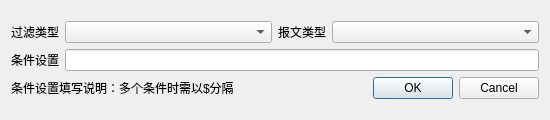
<?xml version="1.0" encoding="UTF-8"?>
<ui version="4.0">
 <class>dlgPktFilterCondition</class>
 <widget class="QDialog" name="dlgPktFilterCondition">
  <property name="geometry">
   <rect>
    <x>0</x>
    <y>0</y>
    <width>550</width>
    <height>120</height>
   </rect>
  </property>
  <property name="windowTitle">
   <string>报文过滤设置</string>
  </property>
  <layout class="QGridLayout" name="gridLayout_4">
   <item row="0" column="0">
    <layout class="QGridLayout" name="gridLayout_3">
     <item row="0" column="0" colspan="2">
      <layout class="QGridLayout" name="gridLayout_2">
       <item row="0" column="0">
        <widget class="QLabel" name="label">
         <property name="sizePolicy">
          <sizepolicy hsizetype="Preferred" vsizetype="Preferred">
           <horstretch>0</horstretch>
           <verstretch>0</verstretch>
          </sizepolicy>
         </property>
         <property name="text">
          <string>过滤类型</string>
         </property>
        </widget>
       </item>
       <item row="0" column="1">
        <widget class="QComboBox" name="comboBox">
         <property name="sizePolicy">
          <sizepolicy hsizetype="Expanding" vsizetype="Fixed">
           <horstretch>0</horstretch>
           <verstretch>0</verstretch>
          </sizepolicy>
         </property>
        </widget>
       </item>
       <item row="0" column="2">
        <widget class="QLabel" name="label_2">
         <property name="sizePolicy">
          <sizepolicy hsizetype="Preferred" vsizetype="Preferred">
           <horstretch>0</horstretch>
           <verstretch>0</verstretch>
          </sizepolicy>
         </property>
         <property name="text">
          <string>报文类型</string>
         </property>
        </widget>
       </item>
       <item row="0" column="3">
        <widget class="QComboBox" name="comboBox_2">
         <property name="sizePolicy">
          <sizepolicy hsizetype="Expanding" vsizetype="Fixed">
           <horstretch>0</horstretch>
           <verstretch>0</verstretch>
          </sizepolicy>
         </property>
        </widget>
       </item>
      </layout>
     </item>
     <item row="1" column="0" colspan="2">
      <layout class="QGridLayout" name="gridLayout">
       <item row="0" column="0">
        <widget class="QLabel" name="label_3">
         <property name="text">
          <string>条件设置</string>
         </property>
        </widget>
       </item>
       <item row="0" column="1">
        <widget class="QLineEdit" name="lineEdit"/>
       </item>
      </layout>
     </item>
     <item row="2" column="0">
      <widget class="QLabel" name="label_4">
       <property name="text">
        <string>条件设置填写说明：多个条件时需以$分隔</string>
       </property>
      </widget>
     </item>
     <item row="2" column="1">
      <widget class="QDialogButtonBox" name="buttonBox">
       <property name="orientation">
        <enum>Qt::Horizontal</enum>
       </property>
       <property name="standardButtons">
        <set>QDialogButtonBox::Cancel|QDialogButtonBox::Ok</set>
       </property>
      </widget>
     </item>
    </layout>
   </item>
  </layout>
 </widget>
 <resources/>
 <connections>
  <connection>
   <sender>buttonBox</sender>
   <signal>accepted()</signal>
   <receiver>dlgPktFilterCondition</receiver>
   <slot>accept()</slot>
   <hints>
    <hint type="sourcelabel">
     <x>248</x>
     <y>254</y>
    </hint>
    <hint type="destinationlabel">
     <x>157</x>
     <y>274</y>
    </hint>
   </hints>
  </connection>
  <connection>
   <sender>buttonBox</sender>
   <signal>rejected()</signal>
   <receiver>dlgPktFilterCondition</receiver>
   <slot>reject()</slot>
   <hints>
    <hint type="sourcelabel">
     <x>316</x>
     <y>260</y>
    </hint>
    <hint type="destinationlabel">
     <x>286</x>
     <y>274</y>
    </hint>
   </hints>
  </connection>
 </connections>
</ui>
